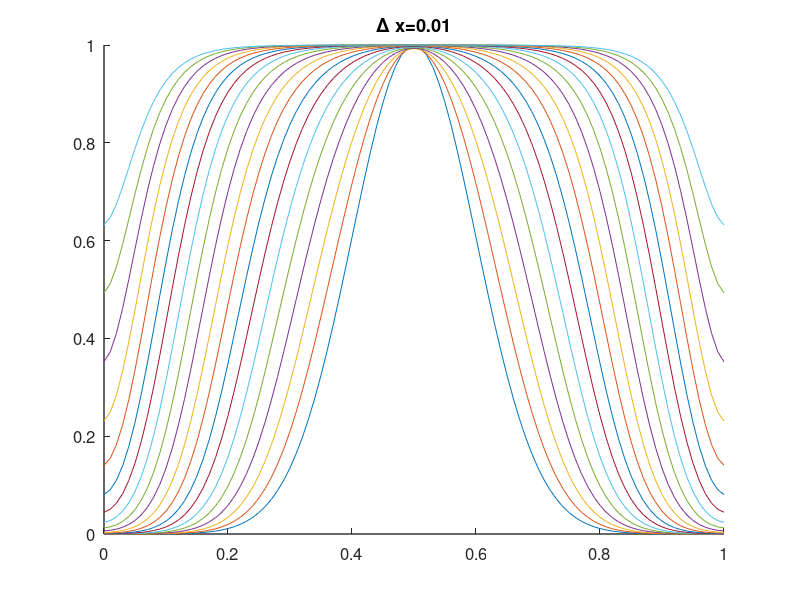

MATLAB code to generate this figure:
1;









T=2;
Nt=1001;
delta_t=T/(Nt-1);
delta_x=0.01;
d=0.001;
gamma_const=5;
Nx=int32(1+(1/delta_x));
t=linspace(0,T,Nt);
x=linspace(0,1,Nx);




a=-2;
b=1;
c=1;
D = diag(a*ones(1,Nx)) + diag(b*ones(1,Nx-1),1) + diag(c*ones(1,Nx-1),-1);
D(1,:)=0;
D(Nx,:)=0;
D=D/(delta_x^2);
der_a=-2;
der_b=1;
der_c=1;
der_d=0;
der_f=0;
D2 = diag(der_a*ones(1,Nx)) + diag(der_b*ones(1,Nx-1),1) +diag(der_f*ones(1,Nx-2),2)+diag(der_d*ones(1,Nx-2),-2)+ diag(der_c*ones(1,Nx-1),-1);
D2(1,Nx)=der_c;
D2(Nx,1)=der_b;
D2=D2 / delta_x^2;

u_eulfor=zeros(Nx,Nt);
for i=1:Nx
    u_eulfor(i,1)=exp(-50*(x(i)-.5)^2);
end
for i=2:Nt
    g = u_eulfor(:,i-1) + delta_t*gamma_const*(u_eulfor(:,i-1).*(1 - u_eulfor(:,i-1)));
    u_eulfor(:,i) = (eye(Nx) - delta_t*d*D2)\g;
end

xi=3;
tau=4;




listoftimes=1:(Nt-1)/20:Nt
clf
hold on
for i=1:20
    tau=listoftimes(i)
    plot(x,u_eulfor(:,tau));
end
title("\\Delta x=0.01")
h=get(gcf, "currentaxes");
set(h, "fontsize", 12, "linewidth", 1);
